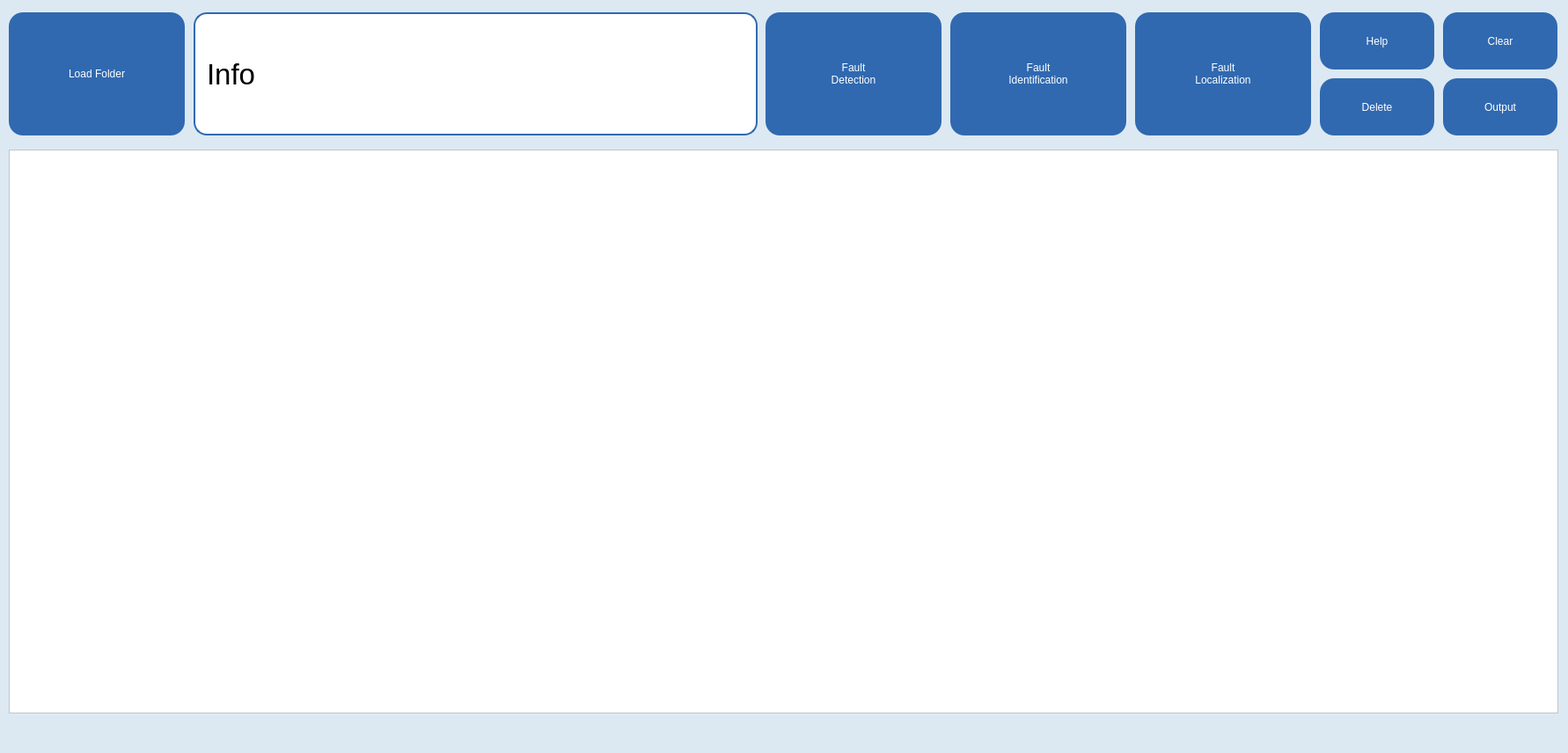
<?xml version="1.0" encoding="UTF-8"?>
<ui version="4.0">
 <class>MainWindow</class>
 <widget class="QMainWindow" name="MainWindow">
  <property name="geometry">
   <rect>
    <x>0</x>
    <y>0</y>
    <width>1782</width>
    <height>856</height>
   </rect>
  </property>
  <property name="windowTitle">
   <string>MainWindow</string>
  </property>
  <property name="styleSheet">
   <string notr="true"/>
  </property>
  <widget class="QWidget" name="centralwidget">
   <property name="styleSheet">
    <string notr="true">background-color: rgb(220, 233, 243);</string>
   </property>
   <widget class="QPushButton" name="button_load_folder">
    <property name="geometry">
     <rect>
      <x>10</x>
      <y>14</y>
      <width>200</width>
      <height>140</height>
     </rect>
    </property>
    <property name="styleSheet">
     <string notr="true">color: rgb(255, 255, 255);
font: 25pt 'Bahnschrift Condensed';
background-color: rgb(48, 105, 176);
border-radius: 16px;</string>
    </property>
    <property name="text">
     <string>Load Folder</string>
    </property>
   </widget>
   <widget class="QTableWidget" name="table_files">
    <property name="geometry">
     <rect>
      <x>10</x>
      <y>170</y>
      <width>1761</width>
      <height>641</height>
     </rect>
    </property>
    <property name="styleSheet">
     <string notr="true">background-color: rgb(255, 255, 255);</string>
    </property>
   </widget>
   <widget class="QPushButton" name="button_output">
    <property name="geometry">
     <rect>
      <x>1640</x>
      <y>89</y>
      <width>130</width>
      <height>65</height>
     </rect>
    </property>
    <property name="styleSheet">
     <string notr="true">color: rgb(255, 255, 255);
font: 25pt 'Bahnschrift Condensed';
background-color: rgb(48, 105, 176);
border-radius: 16px;</string>
    </property>
    <property name="text">
     <string>Output</string>
    </property>
   </widget>
   <widget class="QLabel" name="label_info">
    <property name="geometry">
     <rect>
      <x>220</x>
      <y>14</y>
      <width>641</width>
      <height>140</height>
     </rect>
    </property>
    <property name="styleSheet">
     <string notr="true">font-family: 'Bahnschrift Condensed';
font-size: 25pt;
background-color: rgb(255, 255, 255);
border: 2px solid rgb(48, 105, 176);
border-radius: 15px;
padding: 5px;</string>
    </property>
    <property name="text">
     <string>Info</string>
    </property>
   </widget>
   <widget class="QPushButton" name="button_delete">
    <property name="geometry">
     <rect>
      <x>1500</x>
      <y>89</y>
      <width>130</width>
      <height>65</height>
     </rect>
    </property>
    <property name="styleSheet">
     <string notr="true">color: rgb(255, 255, 255);
font: 25pt 'Bahnschrift Condensed';
background-color: rgb(48, 105, 176);
border-radius: 16px;</string>
    </property>
    <property name="text">
     <string>Delete</string>
    </property>
   </widget>
   <widget class="QPushButton" name="button_help">
    <property name="geometry">
     <rect>
      <x>1500</x>
      <y>14</y>
      <width>130</width>
      <height>65</height>
     </rect>
    </property>
    <property name="styleSheet">
     <string notr="true">color: rgb(255, 255, 255);
font: 25pt 'Bahnschrift Condensed';
background-color: rgb(48, 105, 176);
border-radius: 16px;</string>
    </property>
    <property name="text">
     <string>Help</string>
    </property>
   </widget>
   <widget class="QPushButton" name="button_clear_cache">
    <property name="geometry">
     <rect>
      <x>1640</x>
      <y>14</y>
      <width>130</width>
      <height>65</height>
     </rect>
    </property>
    <property name="styleSheet">
     <string notr="true">color: rgb(255, 255, 255);
font: 25pt 'Bahnschrift Condensed';
background-color: rgb(48, 105, 176);
border-radius: 16px;</string>
    </property>
    <property name="text">
     <string>Clear</string>
    </property>
   </widget>
   <widget class="QPushButton" name="button_fault_detection">
    <property name="geometry">
     <rect>
      <x>870</x>
      <y>14</y>
      <width>200</width>
      <height>140</height>
     </rect>
    </property>
    <property name="styleSheet">
     <string notr="true">color: rgb(255, 255, 255);
font: 25pt 'Bahnschrift Condensed';
background-color: rgb(48, 105, 176);
border-radius: 16px;</string>
    </property>
    <property name="text">
     <string>Fault
Detection</string>
    </property>
   </widget>
   <widget class="QPushButton" name="button_fault_localization">
    <property name="geometry">
     <rect>
      <x>1290</x>
      <y>14</y>
      <width>200</width>
      <height>140</height>
     </rect>
    </property>
    <property name="toolTip">
     <string/>
    </property>
    <property name="styleSheet">
     <string notr="true">color: rgb(255, 255, 255);
font: 25pt 'Bahnschrift Condensed';
background-color: rgb(48, 105, 176);
border-radius: 16px;</string>
    </property>
    <property name="text">
     <string>Fault
Localization</string>
    </property>
   </widget>
   <widget class="QPushButton" name="button_fault_identification">
    <property name="geometry">
     <rect>
      <x>1080</x>
      <y>14</y>
      <width>200</width>
      <height>140</height>
     </rect>
    </property>
    <property name="styleSheet">
     <string notr="true">color: rgb(255, 255, 255);
font: 25pt 'Bahnschrift Condensed';
background-color: rgb(48, 105, 176);
border-radius: 16px;</string>
    </property>
    <property name="text">
     <string>Fault
Identification</string>
    </property>
   </widget>
  </widget>
  <widget class="QMenuBar" name="menubar">
   <property name="geometry">
    <rect>
     <x>0</x>
     <y>0</y>
     <width>1782</width>
     <height>23</height>
    </rect>
   </property>
   <property name="styleSheet">
    <string notr="true">background-color: rgb(220, 233, 243);</string>
   </property>
  </widget>
  <widget class="QStatusBar" name="statusbar">
   <property name="styleSheet">
    <string notr="true">background-color: rgb(220, 233, 243);</string>
   </property>
  </widget>
 </widget>
 <resources/>
 <connections/>
</ui>
